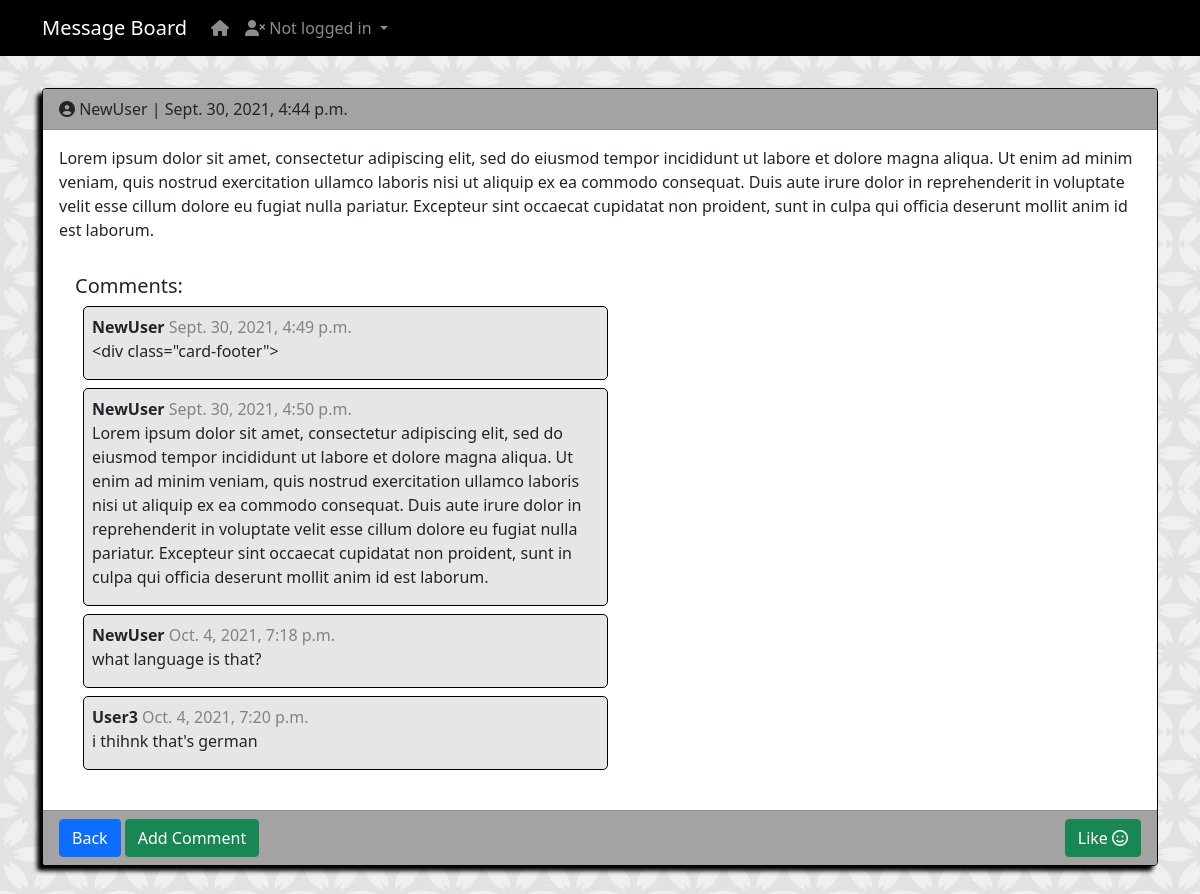
/posts/3/, run on the app's committed database.
### posts/models.py (models this page shows, shortened)
class Post(models.Model):
    post_image = models.ImageField(null=True, blank=True, upload_to="images/")
    body = models.TextField()
    date = models.DateTimeField(auto_now_add=True)
    author = models.ForeignKey(get_user_model(), on_delete=models.CASCADE)
    likes = models.ManyToManyField(get_user_model(), related_name='likes')
    def total_likes(self):
        return self.likes.count()
    class Meta:
        ordering = ['-date',]

class Comment(models.Model):
    post = models.ForeignKey('Post', on_delete=models.CASCADE, related_name='comments')
    body = models.TextField()
    date = models.DateTimeField(auto_now_add=True)
    author = models.ForeignKey(get_user_model(), on_delete=models.CASCADE)

### accounts/models.py (models this page shows)
class CustomUser(AbstractUser):
    age = models.PositiveIntegerField(null=True, blank=True)

### posts/views.py (the view)
# urls.py: path('<int:pk>/', PostDetailView.as_view(), name='post_detail'),
class PostDetailView(DetailView):
    model = Post
    template_name = 'post_detail.html'
    def get_context_data(self, *args, **kwargs):
        context = super(PostDetailView, self).get_context_data(*args, **kwargs)
        stuff = get_object_or_404(Post, id=self.kwargs['pk'])
        total_likes = stuff.total_likes()
        liked = False
        if stuff.likes.filter(id=self.request.user.id).exists():
            liked = True
        context["total_likes"] = total_likes
        context["liked"] = liked
        return context

### templates/post_detail.html (shortened to what this page needs)
{% extends 'base.html' %}
{% block content %}
<div class="container" style="margin-bottom: 5rem;">
    <div class="card post-card">
        <div class="card-header">
            <div class="d-flex justify-content-between">
                <div>
                    <i class="fas fa-user-circle"></i> {{ post.author }} | {{ post.date }}
                </div>
            </div>
        </div>
        <div class="card-body">
        <p>{{ post.body }}</p>
<div class="card-body">
<h5>Comments:</h5>
{% if not post.comments.all %}
    No comments Yet...
{% else %}
    {% for comment in post.comments.all %}
    <div class="comment-box">
    <p><strong>{{ comment.author }}</strong> <span class="text-fade"> {{ comment.date }} </span><br>
        {{ comment.body }} <br>
        </p>
        </div>
    {% endfor %}
{% endif %}
</div>
</div>
<div class="card-footer">
    <div class="d-flex justify-content-between">
        <div>
            <a class="btn btn-primary" href="{% url 'post_list' %}">Back</a>
            <a class="btn btn-success" href="{% url 'add_comment_to_post' post.pk %}">Add Comment</a>
        </div>
        <div>
            <form action="{% url 'like_post' post.pk %}" method="POST">
                {% if liked %}
                <button type="submit", name="post_id", value="{{ post.id }}", class="btn btn-danger">
                    Unlike <i class="far fa-frown"></i></button>
                {% else %}
                <button type="submit", name="post_id", value="{{ post.id }}", class="btn btn-success">
                    Like <i class="far fa-smile"></i></button>
                {% endif %}
            </form>
        </div>
    </div>
</div>
    </div>
</div>
{% endblock content %}

### static/css/main.css (style rules this page uses)
body { background-color: silver; background-image: url(/static/images/back.jpg); }
.post-card { border: 1px solid black; box-shadow: -5px 5px 4px rgb(0, 0, 0); }
.comment-box { border: .5px solid black; margin:.5rem; border-radius: 5px; background-color: rgb(230, 230, 230); padding: .5rem; padding-bottom: 0; max-width: 50%; }
.card-header { background-color: rgb(163, 163, 163); }
.card-footer { background-color: rgb(163, 163, 163); }
.text-fade { color:rgb(131, 131, 131); }

### data on the page
Post: author "NewUser", date "Sept. 30, 2021, 4:44 p.m.", body "Lorem ipsum dolor sit amet, consectetur adipiscing elit, sed do eiusmod tempor incididunt ut labore et dolore magna aliqua. Ut enim ad minim veniam, quis nostrud exercitation ullamco laboris nisi ut aliquip ex ea commodo consequat. Duis aute irure dolor in reprehenderit in voluptate velit esse cillum dolore eu fugiat nulla pariatur. Excepteur sint occaecat cupidatat non proident, sunt in culpa qui officia deserunt mollit anim id est laborum."
Comment: author "NewUser", date "Sept. 30, 2021, 4:49 p.m.", body "<div class=\"card-footer\">"
Comment: author "NewUser", date "Sept. 30, 2021, 4:50 p.m.", body "Lorem ipsum dolor sit amet, consectetur adipiscing elit, sed do eiusmod tempor incididunt ut labore et dolore magna aliqua. Ut enim ad minim veniam, quis nostrud exercitation ullamco laboris nisi ut aliquip ex ea commodo consequat. Duis aute irure dolor in reprehenderit in voluptate velit esse cillum dolore eu fugiat nulla pariatur. Excepteur sint occaecat cupidatat non proident, sunt in culpa qui officia deserunt mollit anim id est laborum."
Comment: author "NewUser", date "Oct. 4, 2021, 7:18 p.m.", body "what language is that?"
Comment: author "User3", date "Oct. 4, 2021, 7:20 p.m.", body "i thihnk that's german"
